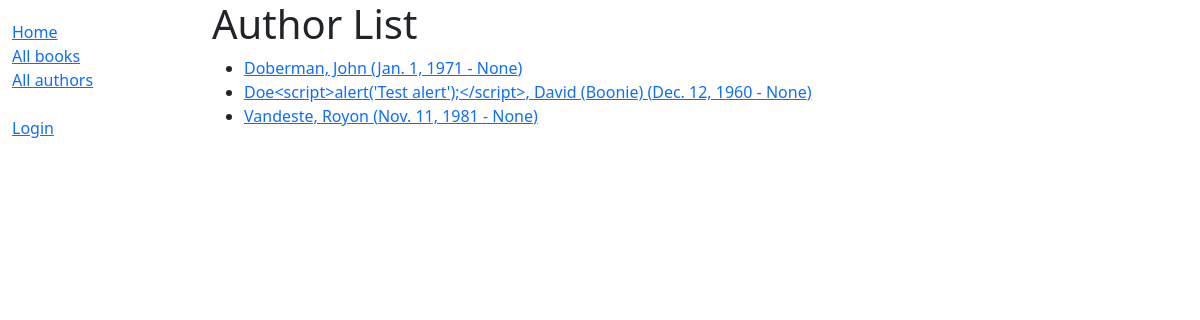
Screenshot of /catalog/authors/ with the database file from the repository.
### catalog/models.py (models this page shows)
class Author(models.Model):
    first_name = models.CharField(max_length=100)
    last_name = models.CharField(max_length=100)
    date_of_birth = models.DateField(null=True, blank=True)
    date_of_death = models.DateField('died', null=True, blank=True)
    class Meta:
        ordering = ['last_name', 'first_name']
    def get_absolute_url(self):
        return reverse('author-detail', args=[str(self.id)])
    def __str__(self):
        return f'{self.last_name}, {self.first_name}'

### catalog/views.py (the view)
# urls.py: path('authors/', views.AuthorListView.as_view(), name='authors'),
class AuthorListView(ListView):
    model = Author
    paginate_by = 10

### catalog/templates/catalog/author_list.html
{% extends 'base_generic.html' %} {% block content %}
<h1>Author List</h1>
{% if author_list %}
<ul>
  {% for author in author_list %}
  <li>
    <a href="{{ author.get_absolute_url }}"
      >{{ author }} ({{ author.date_of_birth }} - {{ author.date_of_death }})
    </a>
  </li>
  {% endfor %}
</ul>
{% else %}
<p>There are no authors in the library.</p>
{% endif %} {% endblock %}

### rows the page displays
Author: last_name+first_name "Doberman, John", date_of_birth "Jan. 1, 1971", date_of_death "None"
Author: last_name+first_name "Doe<script>alert('Test alert');</script>, David (Boonie)", date_of_birth "Dec. 12, 1960", date_of_death "None"
Author: last_name+first_name "Vandeste, Royon", date_of_birth "Nov. 11, 1981", date_of_death "None"
